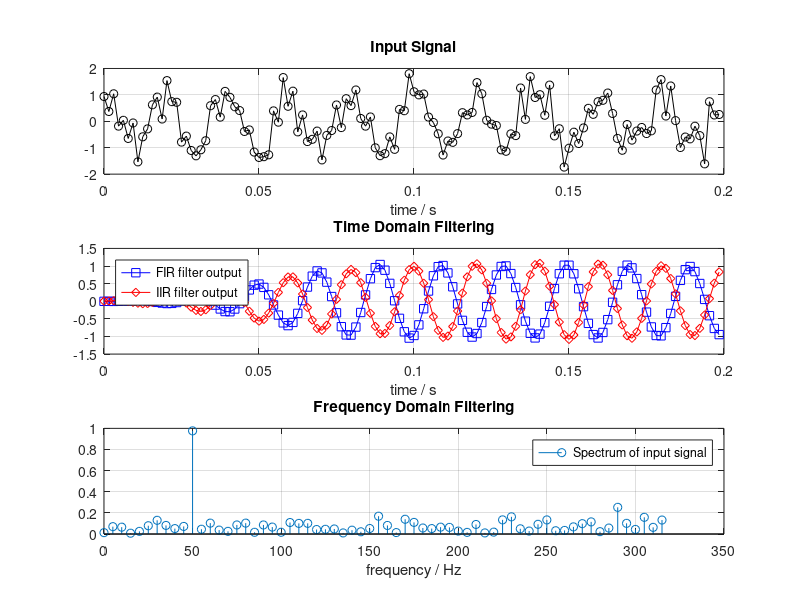

The MATLAB source for this figure:
%% Bandpass filtering in time and frequency domains
%  (c) hhrt@zhaw.ch 13.05.2020
clc; clear; close all;
format compact; format short;
scrsz   = get(0,'ScreenSize');
figure('name', 'Bandpass Filtering in Time and Frequency Domains', ...
    'Position',[10,10,scrsz(3)-20,scrsz(4)-100]);

%% Parameters
Anoise = 0.5;             % Noise amplitude relativ to signal amplitude
fsignal = 50;           % Signal frequency
Nperiods = 10;          % Number of periods in input signal
N = 128;                % Number of samples
Nfir = 63;              % Filter order for FIR filter
Niir = 2;               % Filter order for IIR filter
Nfft = N;               % Length of the fast fourier transform

% Derived parameters
fs = N/Nperiods*fsignal;        % Sampling frequency
Wn = [0.9, 1.1]*fsignal/(fs/2); % Bandpass frequencies, relativ to fs/2

%% Noisy input signal
t = (0:N-1)/fs;         % Time vector
x = cos(2*pi*fsignal*t);    % Input signal without noise
x = x + Anoise*randn(1,N);  % Input signal with added noise

% Plot input signal
subplot(311);
plot(t,x,'o-k');
title('Input Signal');
grid;
xlabel('time / s');

%% Time domain filtering
try pkg load signal; catch ; end    % For compatibility with Octave
% FIR filter
Bfir = fir1(Nfir, Wn);
yfir = filter(Bfir,1,x);

% IIR filter
[Biir, Aiir] = butter(Niir, Wn);
yiir = filter(Biir,Aiir,x);

% Plot filter outputs
subplot(312);
plot(t,yfir,'s-b', t,yiir,'d-r');
title('Time Domain Filtering');
grid;
xlabel('time / s');
legend('FIR filter output', 'IIR filter output', 'Location', 'NorthWest');

%% Frequency domain filtering
% FFT calculation
Xfft = abs(fft(x))/Nfft;
Yfft = [Xfft(1), 2*Xfft(2:Nfft/2)]; % Calculate single sided spectrum
f = (0:Nfft/2-1)/Nfft*fs;

% Plot spectrum
subplot(313);
stem(f,Yfft,'o-');
title('Frequency Domain Filtering');
grid;
xlabel('frequency / Hz');
legend('Spectrum of input signal');

